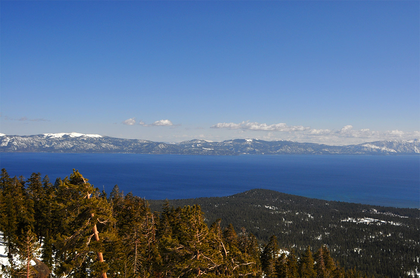
%> input picture mountain_left.png, 420 x 278 px, shrunk from 1086 x 720 before the run
$ octave --eval "runImageMosaicApp;"   (GNU Octave 9; MATLAB toolbox functions it lacks are replaced by stand-ins)
%> lines starting %> are read from the running program, lines starting %| are printed output that depends on the picture
### genSIFTMatches.m
function [xs, xd] = genSIFTMatches(imgs, imgd)

% Add the sift library to path if the sift mex file cannot be found
% Here we assume the sift_lib is placed at a predefined location
% (relative path)
if ~isequal(exist('vl_sift'), 3)
    sift_lib_dir = fullfile('sift_lib', ['mex' lower(computer)]);
    orig_path = addpath(sift_lib_dir);
    % Restore the original path upon function completion
    temp = onCleanup(@()path(orig_path));
end

imgs = im2single(imgs); gray_s = rgb2gray(imgs);
imgd = im2single(imgd); gray_d = rgb2gray(imgd);

[Fs, Ds] = vl_sift(gray_s);
% Each column of Fs is a feature frame and has the format [X; Y; S; TH],
% where X, Y is the (fractional) center of the frame, S is the scale and TH
% is the orientation (in radians)
% Ds is the descriptor of the corresponding frame in F.
[Fd, Dd] = vl_sift(gray_d);

[matches, scores] = vl_ubcmatch(Ds, Dd);
% matches: 2xn matrix, scores: 1xn matrix
% The two rows of matches store the indices of Ds and Dd that match with
% each other

xs = Fs(1:2, matches(1, :))';
xd = Fd(1:2, matches(2, :))';
% xs and xd are the centers of matched frames
% xs and xd are nx2 matrices

### stitchImg.m
function stitched_img = stitchImg(varargin)

bg_img = varargin{1};
ransac_n = 3000; % Max number of iteractions
ransac_eps = 30; %Acceptable alignment error

for iter = 2:3
    portrait_img = varargin{iter};

    % Use RANSAC to compute the homography
    [xs, xd] = genSIFTMatches(portrait_img, bg_img);
    [inliers_id, H_3x3] = runRANSAC(xs, xd, ransac_n, ransac_eps);
    H = computeHomography(xs(inliers_id, :), xd(inliers_id, :));

    % Compute the translation
    tx = floor(.8*size(portrait_img, 2));
    T = [1 0 0; 0 1 0; 0 tx 1];
    H = H*T;

    %S = xs(inliers_id, :);
    %D = applyHomography(H, S);
    %showCorrespondence(portrait_img,bg_img, S, D);
    dest_canvas_width_height = [tx + size(bg_img, 2), size(bg_img, 1)];
    [mask, dest_img] = backwardWarpImg(portrait_img, inv(H), dest_canvas_width_height);

    % Superimpose the image
    bg = zeros(size(bg_img, 1), tx + size(bg_img, 2), 3);
    bg(:, 1+tx:end, :) = bg_img;
    bmask = zeros(size(bg_img, 1), tx + size(bg_img, 2));
    bmask(:, 1+tx:end) = ones(size(bg_img, 1), size(bg_img, 2));

    bg_img = blendImagePair(dest_img, mask, bg, bmask,'blend');
end
stitched_img = bg_img;

### runImageMosaicApp.m
function runImageMosaicApp()

% Usage:
% runImageMosaicApp()

% stitch three images
imgl = im2single(imread('mountain_left.png'));
imgc = im2single(imread('mountain_center.png'));
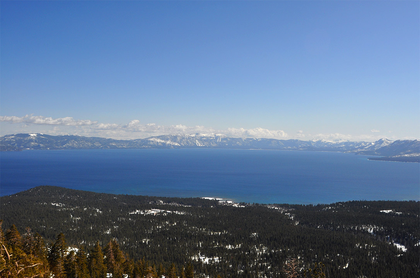
%> input picture mountain_center.png, 420 x 278 px, shrunk from 1086 x 720 before the run
imgr = im2single(imread('mountain_right.png'));
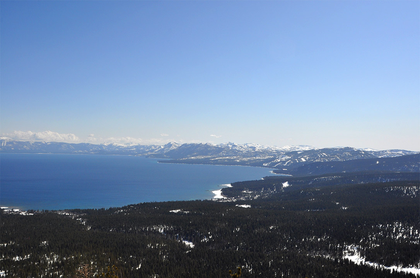
%> input picture mountain_right.png, 420 x 278 px, shrunk from 1086 x 720 before the run

% You are free to change the order of input arguments
stitched_img = stitchImg(imgr, imgc, imgl);
%> the loop in stitchImg, `for iter = 2:3` made 1 pass
%> pass 1, in genSIFTMatches, `gray_s = rgb2gray(imgs)`:
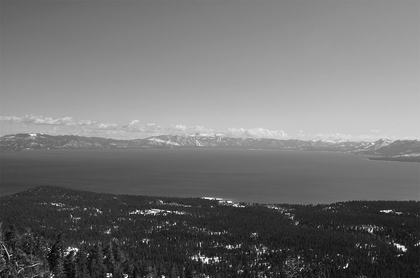
%> gray_s: size 278x420 single; min 0.0032, max 1, mean 0.451
%> pass 1, in genSIFTMatches, `gray_d = rgb2gray(imgd)`:
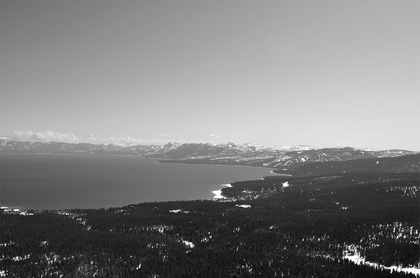
%> gray_d: size 278x420 single; min 0, max 1, mean 0.502
%> the run ends on the next line
figure, imshow(stitched_img);
imwrite(stitched_img, 'mountain_panorama.png');
